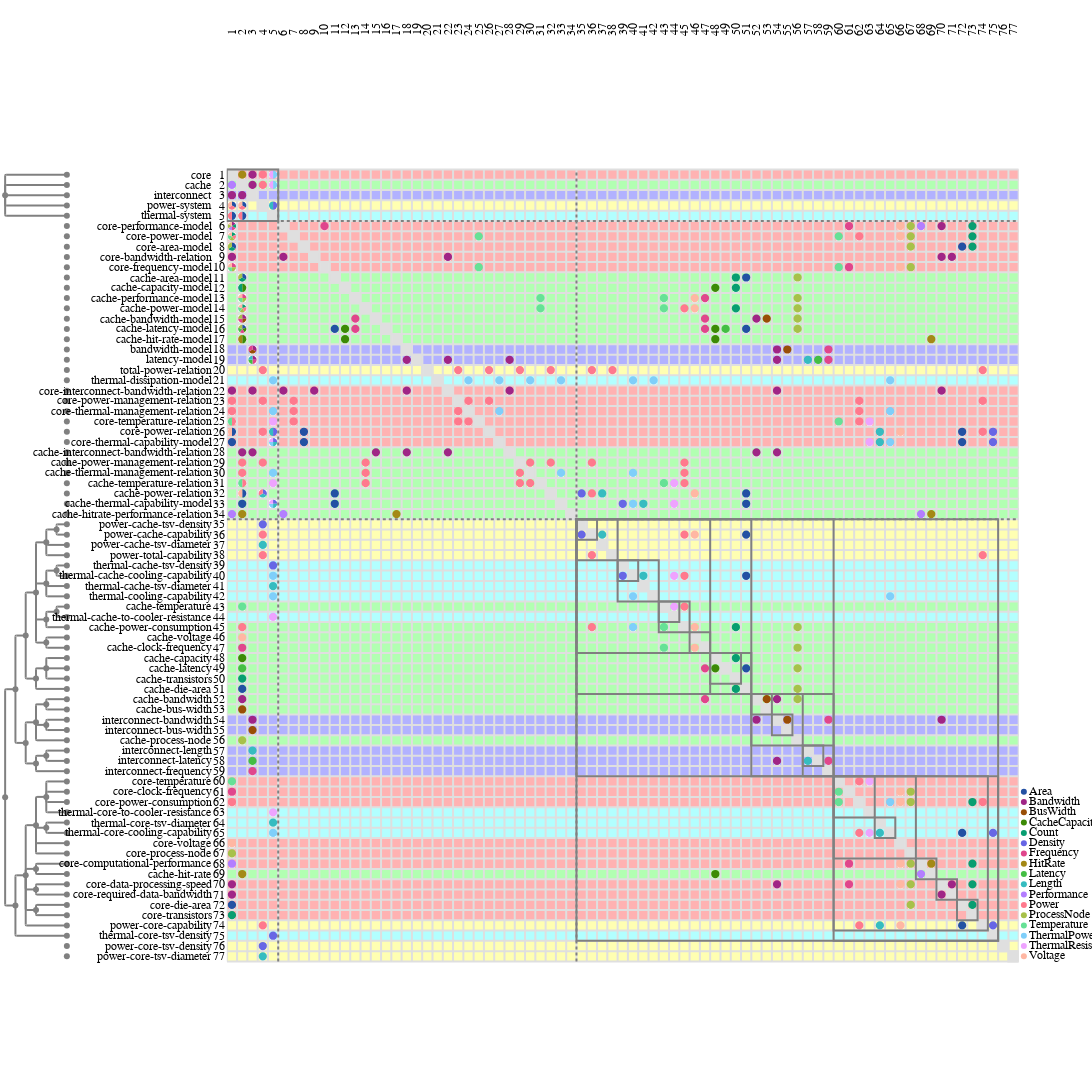

Here is the notebook cell this chart was saved with:
### Code cell
from ragraph.plot.generic import Style as RaGraphStyle

style = raesl.plot.Style(
    ragraph=RaGraphStyle(
        piemap=dict(
            display="labels",
            mode="relative",
            highlight_row_annotation="row",
            highlight_row_color="rgba(255,0,0,0.5)",
        ),
    )
)

parents = {
    "world.core": "rgba(255,0,0,0.3)",
    "world.cache": "rgba(0,255,0,0.3)",
    "world.interconnect": "rgba(0,0,255,0.3)",
    "world.power": "rgba(255,255,0,0.3)",
    "world.thermal": "rgba(0,255,255,0.3)",
};

for node in graph.nodes:
    for parent, color in parents.items():
        if node.name.startswith(parent):
            break

    if node.name.startswith(parent):
        node.annotations.row = color

figure = raesl.plot.mdm(
    graph,
    # node_kinds=["component", "variable", "function_spec", "design_spec", "relation_spec"],
    # edge_kinds=["functional_dependency", "mapping_dependency"],
    depth=4,
    style=style,
)

figure.show()
